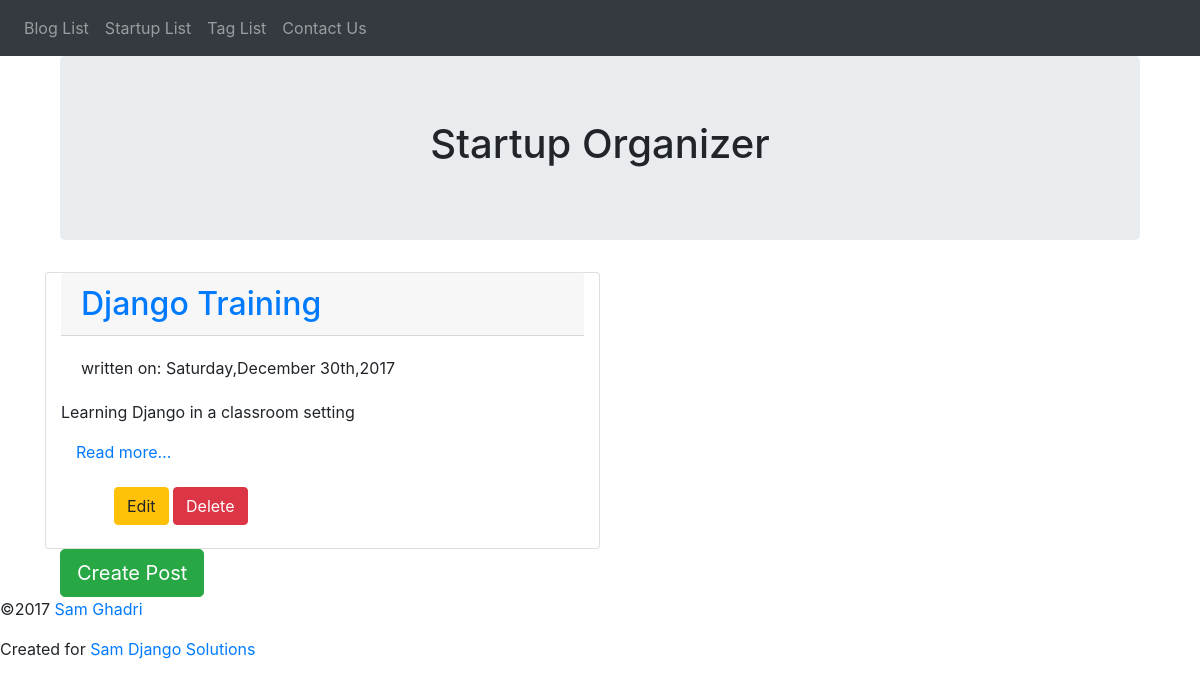
The page /blog/ on the database as committed earlier.
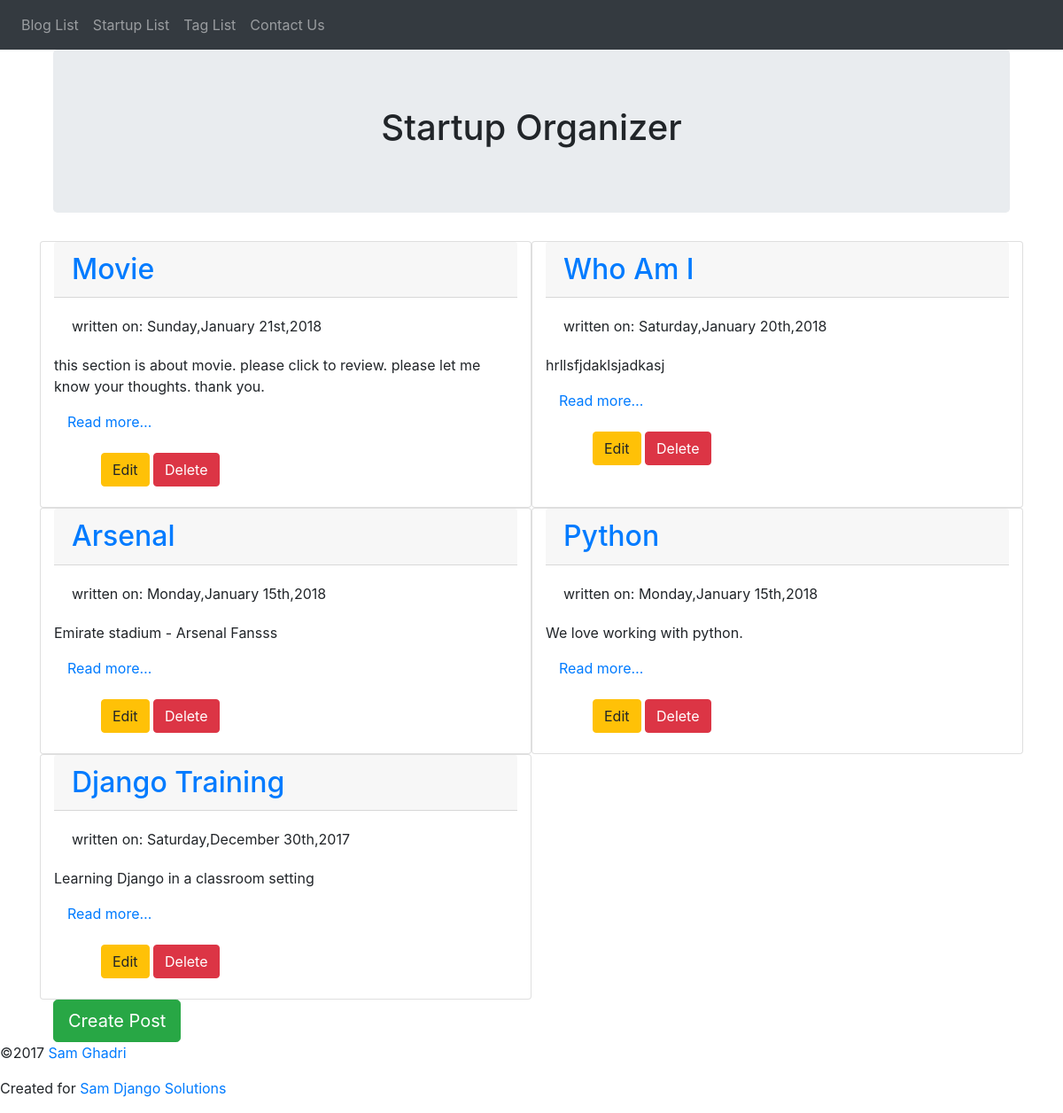
The same page on the database as committed later.
### blog/models.py (models this page shows, shortened)
class Post(models.Model):
    title = models.CharField(max_length=50)
    slug = models.SlugField(max_length=50,
                            unique_for_month='pub_date',
                            help_text = 'A label for URL config')
    text = models.TextField()
    pub_date = models.DateTimeField('date published', auto_now_add=True)
    tags = models.ManyToManyField(Tag, related_name='blog_posts')
    startups = models.ManyToManyField(StartUp, related_name='blog_posts')
    class Meta:
        verbose_name = 'blog posts'
        ordering = ['-pub_date', 'title']
        get_latest_by = 'pub_date'
    def get_absolute_url(self):
        return reverse('blog_post_detail', kwargs={'year': self.pub_date.year,
                                                   'month': self.pub_date.month,
                                                   'slug': self.slug})
    def get_update_url(self):
        return reverse('blog_post_update', kwargs={'year': self.pub_date.year,
                                                   'month':self.pub_date.month,
                                                   'slug': self.slug})
    def get_delete_url(self):
        return reverse('blog_post_delete', kwargs={'year':self.pub_date.year,
                                                   'month': self.pub_date.month,
                                                   'slug': self.slug})

### blog/views.py (the view)
class PostList(View):
    template_name = 'blog/post_list.html'
    def get(self, request):
        return render(request,self.template_name,
                    {'post_list':Post.objects.all()})

### blog/templates/blog/post_list.html (shortened to what this page needs)
{% extends "blog/base_blog.html" %}
{% block content %}
<div class="container">
    <div class="row">
{% for post in post_list  %}
    <div class="card col-lg-6">
<article>
  <header>
    <h2 class="card-header">
      <a href="{{ post.get_absolute_url }}">
        {{ post.title|title }}</a>
    </h2>
    <div class="card-body">
    <p class="card-text">
      written on:
      <time datetime="{{ post.pub_date|date:'Y-m-d' }}">
        {{ post.pub_date|date:'l,F jS,Y' }}
      </time>
    </p>
        </div>
  </header>
<p>{{ post.text|truncatewords:20 }}</p>
<div class='container'>
<p>
<a href="{{ post.get_absolute_url }}">
  Read more&hellip;</a>
</p>
</div>
<ul>
  <li class='btn'>
    <a class='btn btn-warning' href="{{ post.get_update_url }}">Edit</a>
    <a class='btn btn-danger' href="{{ post.get_delete_url }}">Delete</a>
  </li>
</ul>
</article>
</div>
{% empty %}
<p><em>No Blog Posts available!</em></p>
{% endfor %}
<div class="container">
  <a class='btn btn-success btn-lg' href="{% url 'blog_post_create' %}">Create Post</a>
</div>
</div>
</div>
{% endblock %}

### blog/templates/blog/base_blog.html
{% extends parent_template|default:"base.html" %}

### templates/base.html (shortened to what this page needs)
<!DOCTYPE html>
{% load staticfiles %}
<html>
  <head>
   <link rel="stylesheet" href="{% static 'css/bootstrap.css' %}">
  </head>
  <body>
    <nav class="navbar navbar-expand-lg navbar-dark bg-dark">
      <div class="collapse navbar-collapse" id="navbarNav">
        <ul class="navbar-nav">
          <li class="nav-item">
            <a class="nav-link" href="{% url 'blog_post_list' %}">Blog List</a>
          </li>
          <li class="nav-item">
            <a class="nav-link" href="{% url 'organizer:organizer_startup_list' %}">Startup List</a>
          </li>
          <li class="nav-item">
            <a class="nav-link" href="{% url 'organizer:organizer_tag_list' %}">Tag List</a>
          </li>
          <li class="nav-item">
            <a class="nav-link" href="{% url 'contact' %}">Contact Us</a>
          </li>
        </ul>
      </div>
    </nav>
<div class="container">
  <header>
    <div class="container">
    <div class="jumbotron">
    <center><h1>Startup Organizer</h1></center>
        </div>
            </div>
  </header>
  <main>
    {% block content %}{% endblock %}
  </main>
    </div>
<footer>
<p>
&copy;2017
<a href="http://www.google.com"> Sam Ghadri</a>
</p>
<p>
Created for
<a href="http://www.github.com"> Sam Django Solutions</a>
</p>
</footer>
  </body>
</html>

Rows that differ between the two databases and show on the page:
added Post: title "Movie", pub_date "Sunday,January 21st,2018", text "this section is about movie. please click to review. please let me know your thoughts. thank you."
added Post: title "Who Am I", pub_date "Saturday,January 20th,2018", text "hrllsfjdaklsjadkasj"
added Post: title "Arsenal", pub_date "Monday,January 15th,2018", text "Emirate stadium - Arsenal Fansss"
added Post: title "Python", pub_date "Monday,January 15th,2018", text "We love working with python."
